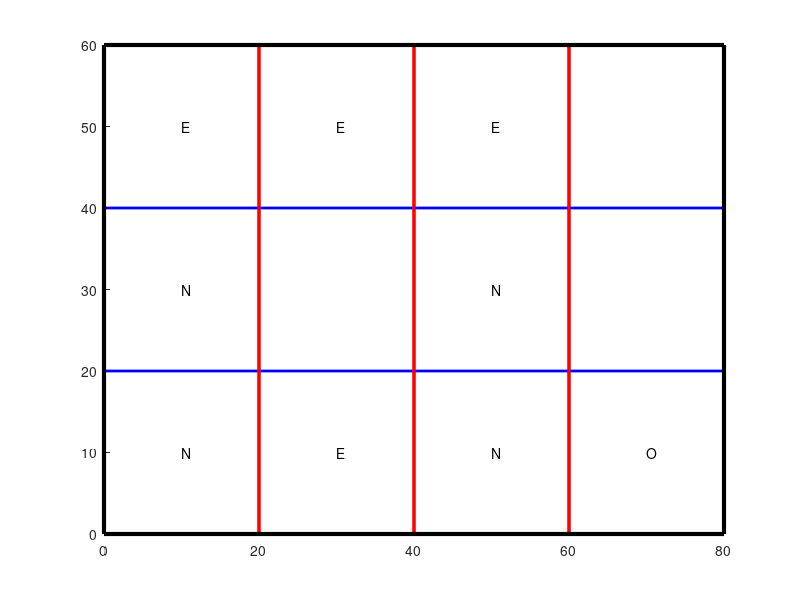
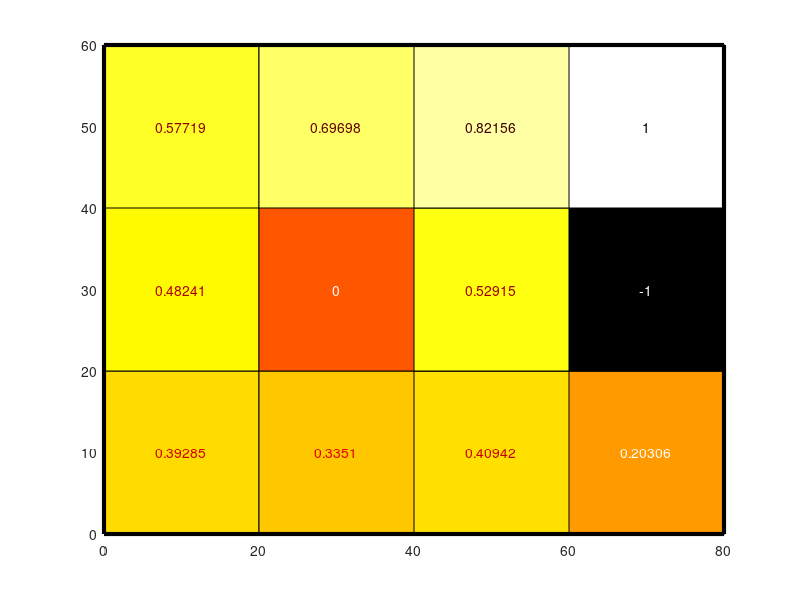
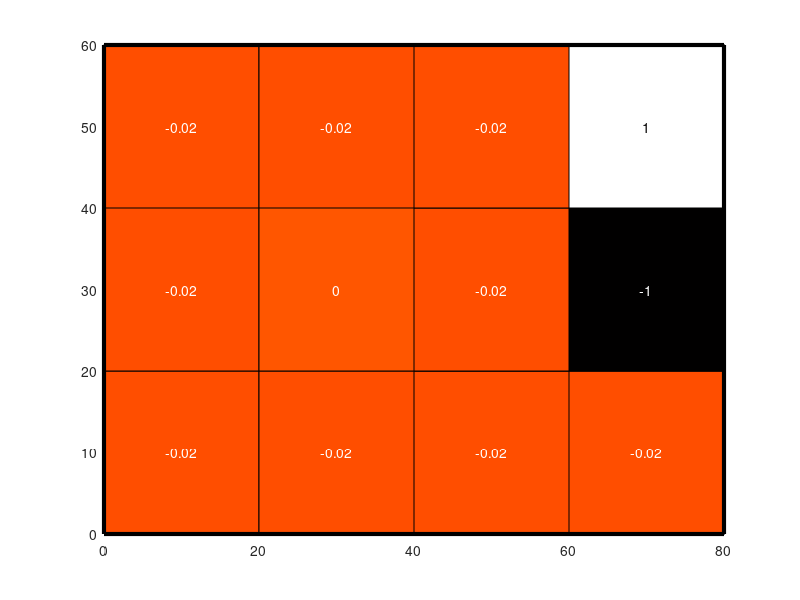

These figures' MATLAB source, in order:
#######################################################
## (C) 2020 Pablo Alvarado                           ##
## Escuela de Ing. Electrónica                       ##
## EL5852 Introducción al Reconocimiento de Patrones ##
#######################################################

1;

numStates=12;
numActions=5;

%% Nemónicos de estados a índice
s11= 1; s21= 2; s31= 3; s41= 4;
s12= 5; s22= 6; s32= 7; s42= 8;
s13= 9; s23=10; s33=11; s43=12;

%% Acciones
N=1; S=2; E=3; O=4; T=5; % Terminal

%% Probabilidades de transición separadas por acción

%% P_sN  
%%    11 21 31 41  12 22 32 42  13 23 33 43 
PsN=[ .1 .1 .0 .0  .8 .0 .0 .0  .0 .0 .0 .0 ; % 11
      .1 .8 .1 .0  .0 .0 .0 .0  .0 .0 .0 .0 ; % 21
      .0 .1 .0 .1  .0 .0 .8 .0  .0 .0 .0 .0 ; % 31
      .0 .0 .1 .1  .0 .0 .0 .8  .0 .0 .0 .0 ; % 41
      .0 .0 .0 .0  .2 .0 .0 .0  .8 .0 .0 .0 ; % 12
      .0 .0 .0 .0  .0 .0 .0 .0  .0 .0 .0 .0 ; % 22
      .0 .0 .0 .0  .0 .0 .1 .1  .0 .0 .8 .0 ; % 32
      .0 .0 .0 .0  .0 .0 .0 .0  .0 .0 .0 .0 ; % 42
      .0 .0 .0 .0  .0 .0 .0 .0  .9 .1 .0 .0 ; % 13
      .0 .0 .0 .0  .0 .0 .0 .0  .1 .8 .1 .0 ; % 23
      .0 .0 .0 .0  .0 .0 .0 .0  .0 .1 .8 .1 ; % 33
      .0 .0 .0 .0  .0 .0 .0 .0  .0 .0 .0 .0 ; ];% 43

%% P_sS
%%    11 21 31 41  12 22 32 42  13 23 33 43 
PsS=[ .9 .1 .0 .0  .0 .0 .0 .0  .0 .0 .0 .0 ; % 11
      .1 .8 .1 .0  .0 .0 .0 .0  .0 .0 .0 .0 ; % 21
      .0 .1 .8 .1  .0 .0 .0 .0  .0 .0 .0 .0 ; % 31
      .0 .0 .1 .9  .0 .0 .0 .0  .0 .0 .0 .0 ; % 41
      .8 .0 .0 .0  .2 .0 .0 .0  .0 .0 .0 .0 ; % 12
      .0 .0 .0 .0  .0 .0 .0 .0  .0 .0 .0 .0 ; % 22
      .0 .0 .8 .0  .0 .0 .1 .1  .0 .0 .0 .0 ; % 32
      .0 .0 .0 .0  .0 .0 .0 .0  .0 .0 .0 .0 ; % 42
      .0 .0 .0 .0  .8 .0 .0 .0  .1 .1 .0 .0 ; % 13
      .0 .0 .0 .0  .0 .0 .0 .0  .1 .8 .1 .0 ; % 23
      .0 .0 .0 .0  .0 .0 .8 .0  .0 .1 .0 .1 ; % 33
      .0 .0 .0 .0  .0 .0 .0 .0  .0 .0 .0 .0 ; ];% 43

%% P_sE
%%    11 21 31 41  12 22 32 42  13 23 33 43 
PsE=[ .1 .8 .0 .0  .1 .0 .0 .0  .0 .0 .0 .0 ; % 11
      .0 .2 .8 .0  .0 .0 .0 .0  .0 .0 .0 .0 ; % 21
      .0 .0 .1 .8  .0 .0 .1 .0  .0 .0 .0 .0 ; % 31
      .0 .0 .0 .9  .0 .0 .0 .1  .0 .0 .0 .0 ; % 41
      .1 .0 .0 .0  .8 .0 .0 .0  .1 .0 .0 .0 ; % 12
      .0 .0 .0 .0  .0 .0 .0 .0  .0 .0 .0 .0 ; % 22
      .0 .0 .1 .0  .0 .0 .0 .8  .0 .0 .1 .0 ; % 32
      .0 .0 .0 .0  .0 .0 .0  1  .0 .0 .0 .0 ; % 42
      .0 .0 .0 .0  .1 .0 .0 .0  .1 .8 .0 .0 ; % 13
      .0 .0 .0 .0  .0 .0 .0 .0  .0 .2 .8 .0 ; % 23
      .0 .0 .0 .0  .0 .0 .1 .0  .0 .0 .1 .8 ; % 33
      .0 .0 .0 .0  .0 .0 .0 .0  .0 .0 .0  0 ; ];% 43


%% P_sO
%%    11 21 31 41  12 22 32 42  13 23 33 43 
PsO=[ .9 .0 .0 .0  .1 .0 .0 .0  .0 .0 .0 .0 ; % 11
      .8 .2 .0 .0  .0 .0 .0 .0  .0 .0 .0 .0 ; % 21
      .0 .8 .1 .0  .0 .0 .1 .0  .0 .0 .0 .0 ; % 31
      .0 .0 .8 .1  .0 .0 .0 .1  .0 .0 .0 .0 ; % 41
      .1 .0 .0 .0  .8 .0 .0 .0  .1 .0 .0 .0 ; % 12
      .0 .0 .0 .0  .0 .0 .0 .0  .0 .0 .0 .0 ; % 22
      .0 .0 .1 .0  .0 .0 .8 .0  .0 .0 .1 .0 ; % 32
      .0 .0 .0 .0  .0 .0 .0 .0  .0 .0 .0 .0 ; % 42
      .0 .0 .0 .0  .1 .0 .0 .0  .9 .0 .0 .0 ; % 13
      .0 .0 .0 .0  .0 .0 .0 .0  .8 .2 .0 .0 ; % 23
      .0 .0 .0 .0  .0 .0 .1 .0  .0 .8 .1 .0 ; % 33
      .0 .0 .0 .0  .0 .0 .0 .0  .0 .0 .0 .0 ; ];% 43

PsT=zeros(numStates,numStates);


%% Probabilidades de transición Ps(currentState,targetState,action)
Ps(:,:,N)=PsN;
Ps(:,:,S)=PsS;
Ps(:,:,E)=PsE;
Ps(:,:,O)=PsO;
Ps(:,:,T)=PsT;

%% Recompensas solo por estado
R=ones(1,numStates)*-.02;
R(s22)=0;
R(s42)=-1;
R(s43)=+1;


%% Helper: show policy
function show_policy(PO)

  astr={"N","S","E","O"," "};
  delta=20;
  clf();
  hold on;
  for y=0:2
    plot([0 4*delta],[y*delta,y*delta],"b","linewidth",2);
    for x=0:3
      plot([x*delta x*delta],[0,3*delta],"r","linewidth",2);
      text((x+0.5)*delta,(y+0.5)*delta,astr(PO(x+y*4+1)));
    endfor
  endfor
  plot([0,delta*4,delta*4,0,0],[0,0,delta*3,delta*3,0],"k","linewidth",3);

endfunction


%% Helper: show policy
function show_value(Value)

  ps = 512;
  cmap=colormap(hot(ps));

  eps = 1e-6;
  
  mnv = min(Value(:))-eps;
  mxv = max(Value(:))+eps;

  
  delta=20;
  clf();
  hold on;
  for y=0:2
    for x=0:3
      val = Value(x+y*4+1);
      cidx = 1+round((ps-1)*(val-mnv)/(mxv-mnv));
      %% plot([x*delta x*delta],[0,3*delta],"r","linewidth",2);
      rectangle("Position",[x*delta y*delta (x+1)*delta (y+1)*delta],
                "FaceColor",cmap(cidx,:));

      tidx = ps+1-cidx; %% Text color index
      if (abs(tidx-ps/2)<0.1*ps) tidx = ps; endif
      
      text((x+0.5)*delta,(y+0.5)*delta,num2str(val),
           "horizontalalignment","center",
           "color",cmap(tidx,:));

    endfor
  endfor
  plot([0,delta*4,delta*4,0,0],[0,0,delta*3,delta*3,0],"k","linewidth",3);

  axis([0,delta*4,0,delta*3]);
endfunction


figure(3,"name","Recompensa");
show_value(R)


###########################
## Iteración de política ##
###########################



V=R;
Vnew=zeros(1,numStates);

sincronico=true;

PO=round(rand(1,numStates)*3+1); ## Random policy 
PO(R!=-0.02)=T; ## Terminal action as default for terminal or blocked states

gamma=0.9; ## Discount factor

eps=1e-6;
do

  %% Resuelva sistema de ecuaciones lineales
  
  %%    11 21 31 41  12 22 32 42  13 23 33 43 
  M = zeros(numStates,numStates);
  b = reshape(R,numStates,1);
  for s=1:numStates ## Initial state
    M(s,s)=1;
    
    for t=1:numStates ## Target state
      M(s,t)-=gamma*Ps(s,t,PO(s));
    endfor;
  endfor;
  
  %% Función de valor
  V=M\b;

  changes=0;
  
  for s=1:numStates
    if (PO(s) == T) continue; endif
    
    [maxVal,bestAction]=max(sum(reshape(V,numStates,1).*reshape(Ps(s,:,1:4),numStates,4)));

    if (PO(s)!=bestAction)
      PO(s)=bestAction;    ## Cambie acción solo si hay mejora
      changes++;                      
    endif

  endfor
  
  figure(1,"name","Policy");
  show_policy(PO);
  
  figure(2,"name","Value function");
  show_value(V)
  
  printf("Changes: %f\n",changes);
  fflush(stdout);
  drawnow();
  pause();
 
  
until (changes==0)

